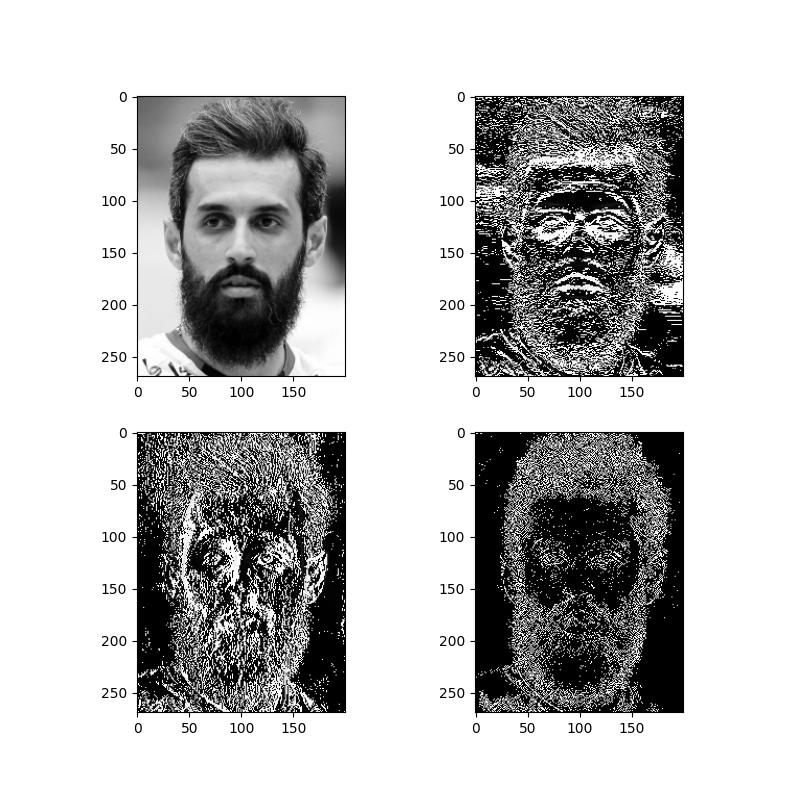
#> input picture HW2/wavelet-far-dwt.jpg, 800 x 800 px, given in place of wav2.jpg, which was not available
$ jupyter execute --allow-errors MIP_HW2_Q4_98102527.ipynb   (shell and % lines are left out)   (text cells are left out)
#> lines starting #> are read from the running program, lines starting #| are printed output that depends on the picture; after the words box and inside, x2 and y2 are one past the last pixel; in counts of white or black regions, pixels touching at a corner belong together; pictures that were not available may be replaced by others from this repository, and a replacement may not be noted
[cell 1]
import numpy as np
import cv2
import matplotlib.pyplot as plt
import pywt
from google.colab.patches import cv2_imshow

[cell 2]
def show_two_images(first_image, second_image):
    first_image = cv2.cvtColor(first_image, cv2.COLOR_BGR2RGB)
    second_image = cv2.cvtColor(second_image, cv2.COLOR_BGR2RGB)

    plt.figure()
    plt.subplot(1, 2, 1)
    plt.imshow(first_image)
    plt.subplot(1, 2, 2)
    plt.imshow(second_image)
    plt.show()


def fit_size(source, target):
     return cv2.resize(target, (source.shape[1], source.shape[0]))


def detect_eyes(image, show=False):
    eye_cascade = cv2.CascadeClassifier('haarcascade_eye.xml')
    eyes = eye_cascade.detectMultiScale(image, 1.1, 8)

    eyes_centers = []
    deteceted_image = image.copy()
    for (x,y,w,h) in eyes:
        x_center, y_center = (x+w/2).astype(np.int32), (y+h/2).astype(np.int32)
        eyes_centers.append((x_center, y_center))
        cv2.rectangle(deteceted_image, (x_center-1, y_center-1), (x_center+1, y_center+1), (0, 255, 0), 7)
    eyes_centers.sort(key=lambda a: a[0])

    if show:
        plt.imshow(deteceted_image)
        plt.show()

    return deteceted_image, eyes_centers


def align_eyes(source_eyes, target_eyes, target):
    M = np.eye(3, dtype=np.float32)

    # align x-axis
    M[0, 0] = (source_eyes[1][0] - source_eyes[0][0]) / (target_eyes[1][0] - target_eyes[0][0])
    M[0, 2] = source_eyes[0][0] - M[0, 0] * target_eyes[0][0]
    # M[0, 0] = 1

    # align y-axis
    M[1, 0] = (source_eyes[1][1] - source_eyes[0][1] - (target_eyes[1][1] - target_eyes[0][1])) / (target_eyes[1][0] - target_eyes[0][0])
    M[1, 2] = source_eyes[0][1] - target_eyes[0][1] -  M[1, 0] * target_eyes[0][0]
    # M[1, 1] = (source_eyes[1][1] - source_eyes[0][1]) / (target_eyes[1][1] - target_eyes[0][1])
    # M[1, 2] = source_eyes[0][1] - M[1, 1] * target_eyes[0][1]

    rows, cols, _ = target.shape
    scaled_img = cv2.warpPerspective(target, M, (cols, rows))
    return scaled_img

# [7 lines left out: function align, not called in this run]

[cell 3]
wavelet_near = cv2.imread("wav2.jpg")
#> wavelet_near is the input picture: shape (800, 800, 3); min 0, max 255, mean 192.3
wavelet_far = cv2.imread("wav1.jpg")
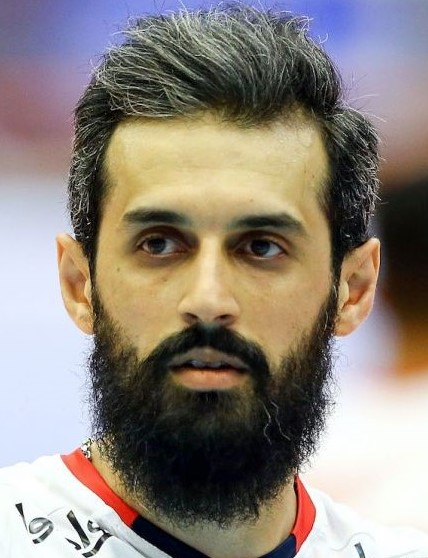
#> input picture HW2/wavelet-far.jpg, 428 x 558 px, given in place of wav1.jpg, which was not available
#> wavelet_far is the input picture: shape (558, 428, 3); mean B, G, R 124.4, 132.7, 142

show_two_images(wavelet_near, wavelet_far)
#> in show_two_images, `plt.show()`:
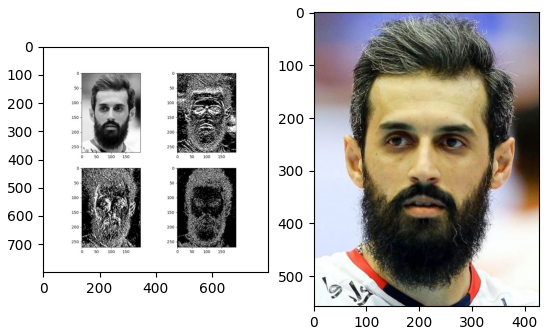
#> figure drawn by matplotlib, 2 panels

[cell 4]
# step 1: fit size
wavelet_near = fit_size(wavelet_far, wavelet_near)
#> in fit_size, `return cv2.resize(target, (source.shape[1], source.shape[0]))`:
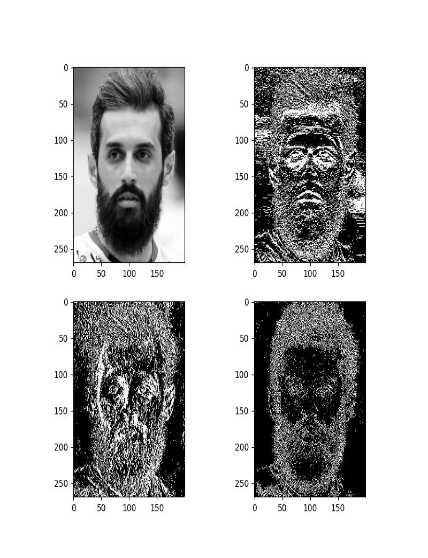
#> returned value: shape (558, 428, 3); min 0, max 255, mean 192.1

# step 2: detect eyes
detected_near, eyes_near = detect_eyes(wavelet_near)
#> in detect_eyes, `eyes = eye_cascade.detectMultiScale(image, 1.1, 8)`: eyes = [[111, 139, 30, 30]]
#> the loop in detect_eyes, `for (x,y,w,h) in eyes:` made 1 pass
#> (x, y, w, h, x_center, y_center) on pass 1: (111, 139, 30, 30, 126, 154)
#> after the loop in detect_eyes, `for (x,y,w,h) in eyes:`: deteceted_image: shape (558, 428, 3); 0.04% of pixels changed, all inside (x1, y1, x2, y2) = (121, 149, 132, 160)
#> after the loop in detect_eyes, `for (x,y,w,h) in eyes:`: eyes_centers = [(126, 154)]
#> eyes_near = [(126, 154)]
detected_far, eyes_far = detect_eyes(wavelet_far)
#> call 2 of detect_eyes, with show = False
#> in detect_eyes (call 2), `eyes = eye_cascade.detectMultiScale(image, 1.1, 8)`: eyes = [[125, 212, 65, 65], [226, 214, 66, 66]]
#> the loop in detect_eyes (call 2), `for (x,y,w,h) in eyes:` made 2 passes
#> (x, y, w, h, x_center, y_center) on passes 1 to 2: (125, 212, 65, 65, 157, 244), (226, 214, 66, 66, 259, 247)
#> after the loop in detect_eyes (call 2), `for (x,y,w,h) in eyes:`:
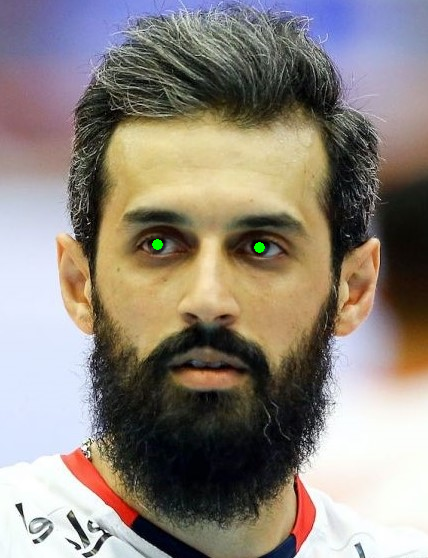
#> deteceted_image: shape (558, 428, 3); 0.07% of pixels changed, all inside (x1, y1, x2, y2) = (152, 239, 265, 253)
#> after the loop in detect_eyes (call 2), `for (x,y,w,h) in eyes:`: eyes_centers = [(157, 244), (259, 247)]
#> eyes_far = [(157, 244), (259, 247)]
show_two_images(detected_near, detected_far)

print(eyes_near, eyes_far)
#| [(126, 154)] [(157, 244), (259, 247)]

#> (a cell that did not finish here is left out)

[cell 6]
wavelet_near_aligned = cv2.imread("wavelet-near-aligned.jpg")
wavelet_far_aligned = cv2.imread("wavelet-far-aligned.jpg")

#> (the rest of this cell did not finish here and is left out)

[cell 7]
wavelet_near_aligned = wavelet_near_aligned[20:, :400]
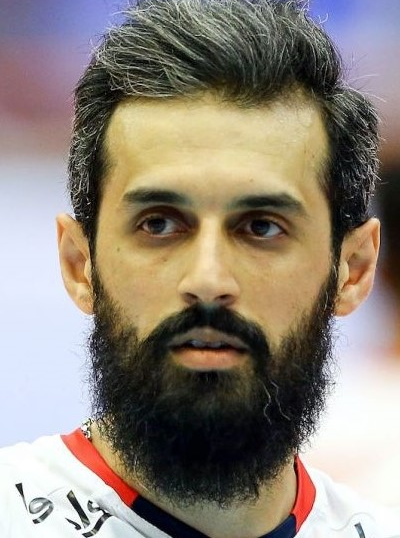
#> wavelet_near_aligned: shape (538, 400, 3); mean B, G, R 121.3, 132.3, 142.1
#> (the rest of this cell did not finish here and is left out)

[cell 8]
wavelet_near_aligned = cv2.imread("wavelet-near-aligned.jpg")
wavelet_far_aligned = cv2.imread("wavelet-far-aligned.jpg")

#> (the rest of this cell did not finish here and is left out)

[cell 9]
plt.imshow(wavelet_near_aligned)
#> (the rest of this cell did not finish here and is left out)

[cell 10]
# [63 lines left out: functions highpass_filter, lowpass_filter, show_dwt, not called in this run]

[cell 11]
img1 = cv2.imread("wavelet-near-aligned.jpg")
img2 = cv2.imread("wavelet-far-aligned.jpg")

gray1 = cv2.cvtColor(img1, cv2.COLOR_BGR2GRAY)
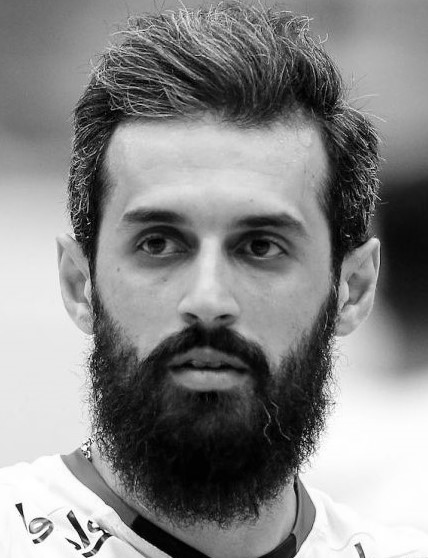
#> gray1: shape (558, 428); min 0, max 255, mean 134.5
#> (the rest of this cell did not finish here and is left out)
